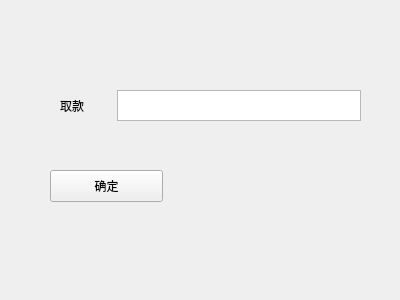
<?xml version="1.0" encoding="UTF-8"?>
<ui version="4.0">
 <class>Draw</class>
 <widget class="QWidget" name="Draw">
  <property name="geometry">
   <rect>
    <x>0</x>
    <y>0</y>
    <width>400</width>
    <height>300</height>
   </rect>
  </property>
  <property name="windowTitle">
   <string>Form</string>
  </property>
  <widget class="QWidget" name="widget" native="true">
   <property name="geometry">
    <rect>
     <x>60</x>
     <y>90</y>
     <width>301</width>
     <height>31</height>
    </rect>
   </property>
   <layout class="QHBoxLayout" name="horizontalLayout">
    <property name="leftMargin">
     <number>0</number>
    </property>
    <property name="topMargin">
     <number>0</number>
    </property>
    <property name="rightMargin">
     <number>0</number>
    </property>
    <property name="bottomMargin">
     <number>0</number>
    </property>
    <item>
     <widget class="QLabel" name="label">
      <property name="text">
       <string>取款</string>
      </property>
     </widget>
    </item>
    <item>
     <spacer name="horizontalSpacer">
      <property name="orientation">
       <enum>Qt::Horizontal</enum>
      </property>
      <property name="sizeHint" stdset="0">
       <size>
        <width>40</width>
        <height>20</height>
       </size>
      </property>
     </spacer>
    </item>
    <item>
     <widget class="QTextEdit" name="text_Draw"/>
    </item>
   </layout>
  </widget>
  <widget class="QPushButton" name="pushButton">
   <property name="geometry">
    <rect>
     <x>50</x>
     <y>170</y>
     <width>113</width>
     <height>32</height>
    </rect>
   </property>
   <property name="text">
    <string>确定</string>
   </property>
  </widget>
 </widget>
 <resources/>
 <connections/>
</ui>
